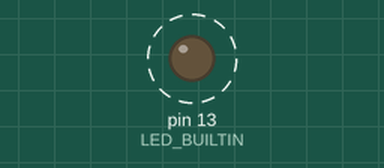
Bench run of a program on a simulated Teensy 3. On the bench: output pins drawn as LEDs (lit = HIGH). Dashed ring = blinking.

Above: at 0.4 s.
Timing chart, 0 to 3.7 s (numbered marks = the images above):
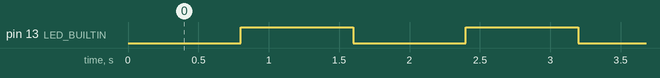

Measured:
- by itself, pin 13 (LED_BUILTIN): alternates HIGH for 0.80 s and LOW for 0.80 s

The program:

main.cpp
```cpp
#include "Arduino.h"

#ifdef USB_KEYBOARDONLY
int main (void) {
  pinMode(LED_BUILTIN, OUTPUT);
  elapsedMicros t0;
  elapsedMicros t1;
  t0 = 0;
  t1 = 0;
  constexpr uint32_t press_period = 200000; // press every 200ms
  constexpr uint32_t hold_time = 50000; // hold 50ms
  while(1) {
    while(t0 < press_period) {}
    t0 = 0;
    t1 = 0;
    Keyboard.set_key1(KEY_A);
    Keyboard.send_now();
    while (t1 < hold_time) {}
    Keyboard.set_key1(0);
    Keyboard.send_now();
    digitalWriteFast(LED_BUILTIN, !digitalReadFast(LED_BUILTIN));
  }
}
#endif

#ifdef USB_HID
int main(void)
{
  pinMode(LED_BUILTIN, OUTPUT);
  elapsedMicros t0;
  t0 = 0;
  constexpr uint32_t move_period = 8000; // move every 8ms
  int32_t sign = 1;
  uint16_t counter = 0;
  while (1)
  {
      // busy wait until next move time
      while(t0 < move_period) {}
      t0 = 0;
      Mouse.move(sign, sign);
      sign = sign * -1;
      counter += 1;
      if (counter >= 100)
      {
          counter = 0;
          digitalWriteFast(LED_BUILTIN, !digitalReadFast(LED_BUILTIN));
      }
  }
}
#endif

#ifdef USB_RAWHID
int main (void) {
  pinMode(LED_BUILTIN, OUTPUT);
  elapsedMicros t0;
  t0 = 0;
  uint8_t buffer[64] = {0};
  constexpr uint32_t send_period = 1000; // micros until next message
  uint16_t counter2 = 0;
  while(1)
  {
    while (t0 < send_period) {}
    t0 = 0;
    RawHID.send(buffer, 0);
    buffer[0] = counter2;
    counter2 += 1;
    if (counter2 >= 256)
    {
      counter2 = 0;
    }
  }
}
#endif
```
